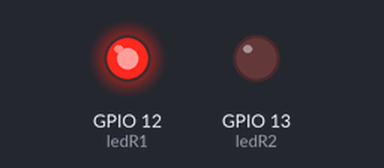
Bench run of a program on a simulated Raspberry Pi (BCM pin numbers). Parts: output pins drawn as LEDs (lit = HIGH).

Above: at 0.5 s.
At 2.7 s:
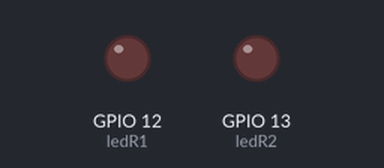
At 5.0 s:
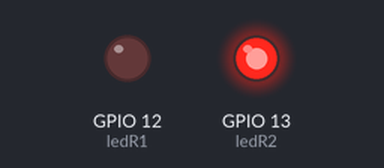
Timing chart, 0 to 6.9 s (numbered marks = the images above):
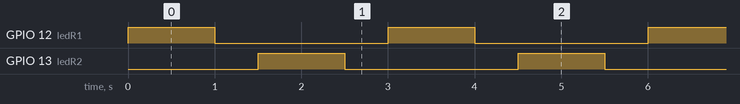

Measured:
- by itself, GPIO 12 (ledR1), GPIO 13 (ledR2): alternates HIGH for 1.0 s and LOW for 2.0 s
- by itself, everything shown: repeats every 3.0 s, in 4 steps

The program:

led.py
```python
from gpiozero import LED
from time import sleep

ledR1 = LED(12)
ledR2 = LED(13)

try:
    while True:
        ledR1.on()
        sleep(1)
        ledR1.off()
        sleep(0.5)

        ledR2.on()
        sleep(1)
        ledR2.off()
        sleep(0.5)
except KeyboardInterrupt:
    print("stop")
finally:
    ledR1.off()
    ledR2.off()
    
```
